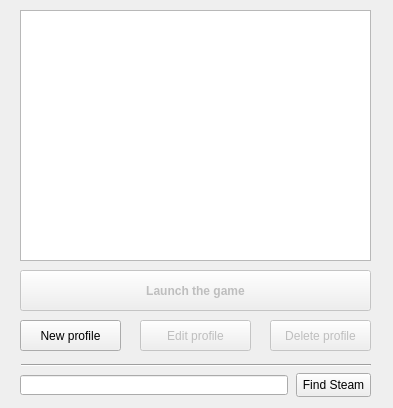
<?xml version="1.0" encoding="UTF-8"?>
<ui version="4.0">
 <class>MainWindow</class>
 <widget class="QMainWindow" name="MainWindow">
  <property name="geometry">
   <rect>
    <x>0</x>
    <y>0</y>
    <width>393</width>
    <height>408</height>
   </rect>
  </property>
  <property name="sizePolicy">
   <sizepolicy hsizetype="Fixed" vsizetype="Fixed">
    <horstretch>0</horstretch>
    <verstretch>0</verstretch>
   </sizepolicy>
  </property>
  <property name="font">
   <font>
    <family>Segoe UI</family>
    <pointsize>9</pointsize>
   </font>
  </property>
  <property name="windowTitle">
   <string>Stellaris Profile Manager</string>
  </property>
  <widget class="QWidget" name="centralWidget">
   <widget class="QListWidget" name="listOfProfiles">
    <property name="geometry">
     <rect>
      <x>20</x>
      <y>10</y>
      <width>351</width>
      <height>251</height>
     </rect>
    </property>
   </widget>
   <widget class="QPushButton" name="newProfileButton">
    <property name="geometry">
     <rect>
      <x>20</x>
      <y>320</y>
      <width>101</width>
      <height>31</height>
     </rect>
    </property>
    <property name="text">
     <string>New profile</string>
    </property>
   </widget>
   <widget class="QPushButton" name="deleteProfileButton">
    <property name="enabled">
     <bool>false</bool>
    </property>
    <property name="geometry">
     <rect>
      <x>270</x>
      <y>320</y>
      <width>101</width>
      <height>31</height>
     </rect>
    </property>
    <property name="text">
     <string>Delete profile</string>
    </property>
   </widget>
   <widget class="QPushButton" name="editProfileButton">
    <property name="enabled">
     <bool>false</bool>
    </property>
    <property name="geometry">
     <rect>
      <x>140</x>
      <y>320</y>
      <width>111</width>
      <height>31</height>
     </rect>
    </property>
    <property name="text">
     <string>Edit profile</string>
    </property>
   </widget>
   <widget class="QPushButton" name="launchButton">
    <property name="enabled">
     <bool>false</bool>
    </property>
    <property name="geometry">
     <rect>
      <x>20</x>
      <y>270</y>
      <width>351</width>
      <height>41</height>
     </rect>
    </property>
    <property name="font">
     <font>
      <pointsize>9</pointsize>
      <weight>75</weight>
      <bold>true</bold>
     </font>
    </property>
    <property name="text">
     <string>Launch the game</string>
    </property>
   </widget>
   <widget class="QLineEdit" name="steamPath">
    <property name="geometry">
     <rect>
      <x>20</x>
      <y>375</y>
      <width>268</width>
      <height>20</height>
     </rect>
    </property>
   </widget>
   <widget class="Line" name="line">
    <property name="geometry">
     <rect>
      <x>21</x>
      <y>350</y>
      <width>350</width>
      <height>30</height>
     </rect>
    </property>
    <property name="orientation">
     <enum>Qt::Horizontal</enum>
    </property>
   </widget>
   <widget class="QPushButton" name="pathButton">
    <property name="geometry">
     <rect>
      <x>296</x>
      <y>373</y>
      <width>75</width>
      <height>24</height>
     </rect>
    </property>
    <property name="text">
     <string>Find Steam</string>
    </property>
   </widget>
  </widget>
 </widget>
 <layoutdefault spacing="6" margin="11"/>
 <resources/>
 <connections/>
</ui>
